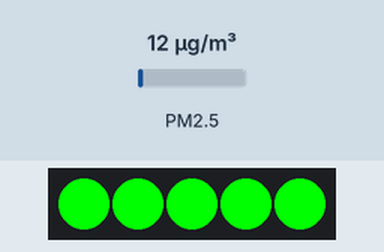
Simulated run of this sketch. Board: Arduino Uno, built with avr-gcc and run on an emulated ATmega328P. On the bench: 5 RGB LEDs in strip order, left to right. Wiring (inferred from the names in the program): dust sensor: data pin 2. Inputs (shaded band) come from the test bench; at power-on: PM2.5 12 µg/m³. The strip is taken to match the declared colour order.

Above: at 1.1 s.
At 1.6 s:
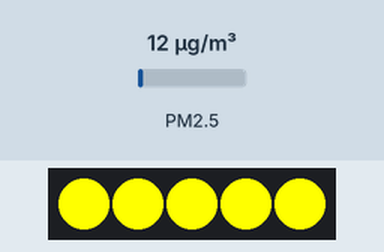
At 2.1 s:
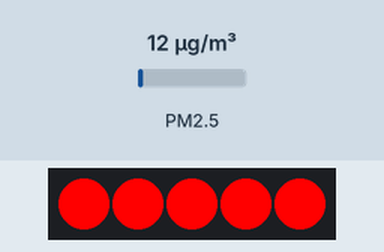
At 2.6 s:
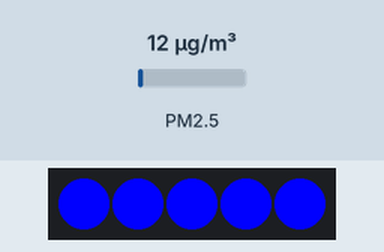
At 3.7 s:
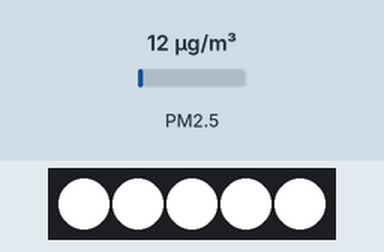
Timing chart, 0 to 5.2 s (numbered marks = the images above):
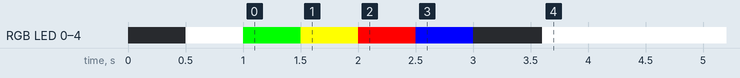

Measured:
- by itself, RGB LED 0–4: off → RGB(255, 255, 255) at 0.50 s, → RGB(0, 255, 0) 0.50 s later, → RGB(255, 255, 0) 0.50 s later, → RGB(255, 0, 0) 0.50 s later, … (7 changes in this stretch)
- what the display in image 0 shows lasts 0.5 s, from 1.0 s to 1.5 s

The sketch:

AirBox_v1.ino
```cpp
/*
  AirBox
  ------
  Read the values of a DSM501A air quality sensor via an arduino and match the color of the neoleds with the waring level

  version: 1.0
  author: Olivier Decru
  date: 02/04/2021
*/
#include <Adafruit_NeoPixel.h>
#ifdef __AVR__
 #include <avr/power.h>
#endif

#define PIN 12
#define NUMPIXELS 5
Adafruit_NeoPixel pixels(NUMPIXELS, PIN, NEO_RGB + NEO_KHZ800);

int pin2 = 3;
int pin1 = 2;
unsigned long duration1;
unsigned long duration2;

unsigned long starttime;
unsigned long sampletime_ms = 3000;
unsigned long lowpulseoccupancy1 = 0;
unsigned long lowpulseoccupancy2 = 0;
float ratio1 = 0;
float ratio2 = 0;
float concentration1 = 0;
float concentration2 = 0;

void setup() {
  Serial.begin(9600);
  pinMode(2,INPUT);
  pinMode(3,INPUT);
  pinMode(12,OUTPUT);
  starttime = millis();//get the current time;
  pixels.begin();

  ledtest(); //test leds during startup
}

void loop() {
  duration1 = pulseIn(pin1, LOW);
  //duration2 = pulseIn(pin2, LOW);
  lowpulseoccupancy1 = lowpulseoccupancy1+duration1;
  //lowpulseoccupancy2 = lowpulseoccupancy2+duration2;

  if ((millis()-starttime) > sampletime_ms)//if the sampel time == 30s
  {
    getConcentration(lowpulseoccupancy1,sampletime_ms);
    setLedWarning(concentration1);

    lowpulseoccupancy1 = 0;
    lowpulseoccupancy2 = 0;
    starttime = millis();
  }
}

float getConcentration(float lowpulseoccupancy, long sampletime){
  float ratio = lowpulseoccupancy/(sampletime*10.0);  // Integer percentage 0=>100
  return 1.1*pow(ratio,3)-3.8*pow(ratio,2)+520*ratio+0.62; // using spec sheet curve
}

void setLedWarning(int concentration){
  pixels.clear();
  if (concentration < 1000) {
    setLedColor(255,255,255); //clean: white
  }
  else if (concentration > 1000 && concentration1 < 10000) {
    setLedColor(0,255,0); //good: green
  }
  else if (concentration > 10000 && concentration1 < 20000) {
    setLedColor(255,255,0); //acceptable: yellow
  }
  else if (concentration > 20000 && concentration1 < 50000) {
    setLedColor(255,0,0); //heavy: red
  }
  else if (concentration > 50000 ) {
    setLedColor(0,0,255);  //hazard: blue
  }
  pixels.show();
}

void setLedColor(int R, int G, int B){
  for(int i=0; i<NUMPIXELS; i++){
    pixels.setPixelColor(i, pixels.Color(R,G,B));
  }
}

void ledtest(){
  pixels.clear();
  pixels.show();
  delay(500);
  setLedColor(255,255,255); //white
  pixels.show();
  delay(500);
  setLedColor(0,255,0); //green
  pixels.show();
  delay(500);
  setLedColor(255,255,0); //yellow
  pixels.show();
  delay(500);
  setLedColor(255,0,0); //red
  pixels.show();
  delay(500);
  setLedColor(0,0,255); //blue
  pixels.show();
  delay(500);
  pixels.clear();
  pixels.show();
  delay(500);
}
```
